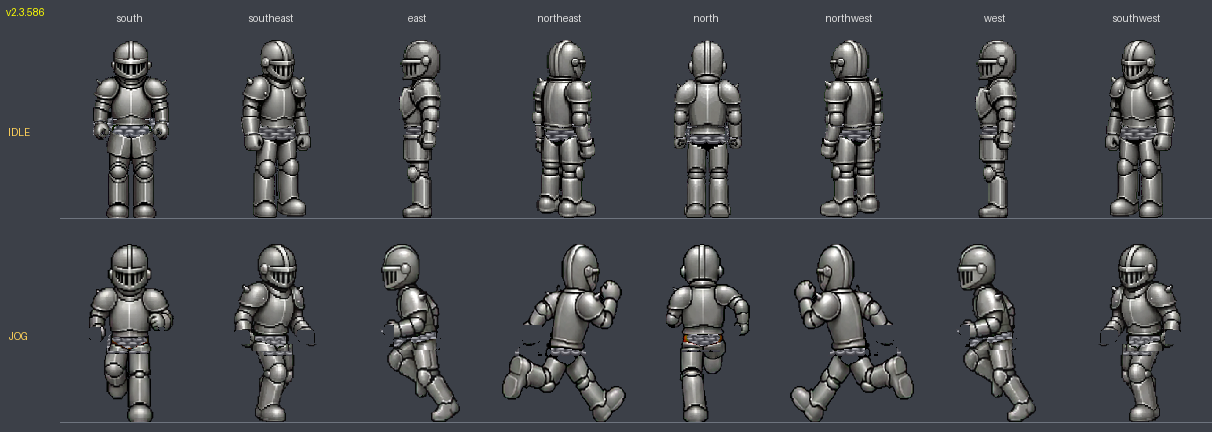
#> input picture tools/armored-board-v2.3.586.png, 1212 x 432 px, given in place of jog-armored-board-v2.3.586.png.png, which was not available
$ python make_jog_head_sheets.py armored-board-v2.3.586.png
#> lines starting #> are read from the running program, lines starting #| are printed output that depends on the picture; after the words box and inside, x2 and y2 are one past the last pixel; in counts of white or black regions, pixels touching at a corner belong together; pictures that were not available may be replaced by others from this repository, and a replacement may not be noted
#!/usr/bin/env python3
"""v2.3.1368 (owner: "remove just the helmet so I can see the player's head
normally in each new jog frame"): generate jog head-overlay sheets AND erase
the helmets from the fullset sheets — both from the SAME neck detector, so
the cut and the overlay always agree.

Per fullset base dir and frame:
  - jog-<dir>-head.png gets the body sheet's HEAD (the blob above the neck),
    the head-only strip format the pickup pose ships (pickup-south-head.png).
    The renderer's existing overlay path (playerSkins.getPickupHeadFrame +
    entityRenderer._placePickupHead + the _orderTraitsAndWeapon z-lift)
    draws it recolored to the player's skin, above the fullset figure.
  - gear/fullset/steel/jog-<dir>.png loses its helmet: pixels above the neck
    within the head's column range (pauldron spikes outside survive).

Neck detector (v2.3.1369): the first row below the head's WIDEST row where
the blob narrows to <55% of the head width, capped at 0.40 of the figure.
The v2.3.1368 global-minimum-in-window version latched onto narrow TORSO
rows on three southwest frames (arm positions), gutting the chest into the
"head" and erasing the armor ("a frame when the armor comes off").

Usage: python3 tools/make_jog_head_sheets.py [dir ...]
Do NOT pipe through `head` — SIGPIPE can kill the run before the save.
"""
import sys
import numpy as np
from scipy import ndimage
from PIL import Image

DIRS = ['south', 'southwest', 'north', 'east']
# fullset frame -> body frame is nearest-in-phase (east ships 25 native
# frames vs the 28-frame body cycle; the others are 1:1)


def neck_row(op):
    """(neck row, head col range) for one body frame's alpha mask.

    v2.3.1369b: the width profile is measured WITHIN THE HEAD'S COLUMNS
    only — the full-row profile counted the arms, so on southwest (fists
    at neck height, shoulders nearly head-wide) the pinch never fired and
    the cut landed under the shoulders (bare shoulder bars in the overlay,
    chest holes in the erase)."""
    ys = np.where(op.any(axis=1))[0]
    if not len(ys):
        return None, None, None
    top, bot = ys[0], ys[-1]
    figh = max(1, bot - top)
    crown = op[top:top + max(1, int(0.18 * figh))]
    colmask = crown.any(axis=0)
    if not colmask.any():
        return None, None, None
    # v2.3.1369d: the head columns are the WIDEST run of the crown
    # projection — on two southwest frames the raised fist reaches crown
    # height and a min..max span pulled the whole bare arm into the
    # "head".  The head is always the widest thing up there.
    runs = []
    x = 0
    while x < len(colmask):
        if colmask[x]:
            x2 = x
            while x2 + 1 < len(colmask) and colmask[x2 + 1]:
                x2 += 1
            runs.append((x2 - x + 1, x, x2))
            x = x2 + 1
        else:
            x += 1
    _, hx0, hx1 = max(runs)
    cx = (hx0 + hx1) // 2
    # v2.3.1369c: width of the connected RUN through the head's center
    # column, per row — the far arm shares these rows (and even these
    # columns) on southwest, so any row-sum profile stays wide and the
    # pinch never fires.  A swinging arm is a separate run; the center
    # run is head -> neck -> torso, and its pinch IS the neck.
    def runw(y):
        row = op[y]
        if not row[cx]:
            return 0
        lo = cx
        while lo > 0 and row[lo - 1]:
            lo -= 1
        hi = cx
        while hi < len(row) - 1 and row[hi + 1]:
            hi += 1
        return hi - lo + 1
    # v2.3.1369e (owner: SW f1/f2/f11/f12 "helmet's thick black outline
    # beneath the face"; SW f4-9/f14-18 + east f0/f14 "bare shoulders";
    # east f1 "chestplate invisible"): every shape-based detector (row
    # sum, column-limited sum, center-run pinch, shoulder flare) wobbled
    # between cutting at the chin (helmet remnant survives below the
    # face) and at the shoulders (bare skin in the overlay + armor top
    # erased).  The cut is now a FIXED fraction of the figure — necks
    # live in a narrow band, the per-frame figure top already tracks the
    # run-cycle bob, and one constant is tunable by eye.
    _ = runw  # (kept for potential diagnostics)
    return top + int(round(0.27 * figh)), hx0, hx1


def gen(d):
#> called with d = 'armored-board-v2.3.586.png'
    b = Image.open(f'public/sprites/player/jog-{d}.png').convert('RGBA')
#> b is the input picture: PIL image 1212x432 RGBA; mean R, G, B, A 70, 72.9, 78.3, 255
    fw = b.height
#> fw = 432
    n = b.width // fw
#> n = 2
    a = np.array(b)
    heads = np.zeros_like(a)
    necks = []
    headcols = []
    for i in range(n):
        f = a[:, i * fw:(i + 1) * fw]
        op = f[:, :, 3] > 40
        neck, hx0, hx1 = neck_row(op)
        necks.append(neck)
        if neck is None:
            headcols.append(None)
            continue
        band = op.copy()
        band[neck:] = False
        # v2.3.1369b: clip to the head's columns (+6 slack) — a raised bare
        # arm at head height stays out even when it touches the head blob.
        band[:, :max(0, hx0 - 6)] = False
        band[:, min(fw, hx1 + 7):] = False
        lbl, num = ndimage.label(band)
        if not num:
            headcols.append(None)
            continue
        sizes = ndimage.sum(band, lbl, range(1, num + 1))
        head = lbl == (int(np.argmax(sizes)) + 1)
        headcols.append((hx0, hx1))
        hf = heads[:, i * fw:(i + 1) * fw]
        hf[head] = f[head]
#> this loop made 2 passes
#> (top in neck_row, bot in neck_row, figh in neck_row, neck, hx0, hx1, num, sizes) on passes 1 to 2: (0, 431, 431, 116, 0, 431, 1, [50112]), (0, 431, 431, 116, 0, 431, 1, [50112])
#> pass 1, in gen, `f = a[:, i * fw:(i + 1) * fw]`:
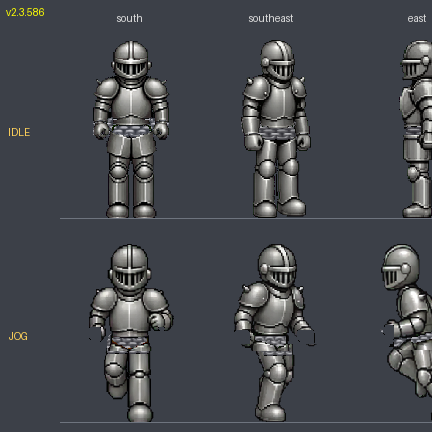
#> f: shape (432, 432, 4); mean R, G, B, A 69.7, 72.6, 78, 255
#> pass 1, in gen, `lbl, num = ndimage.label(band)`:
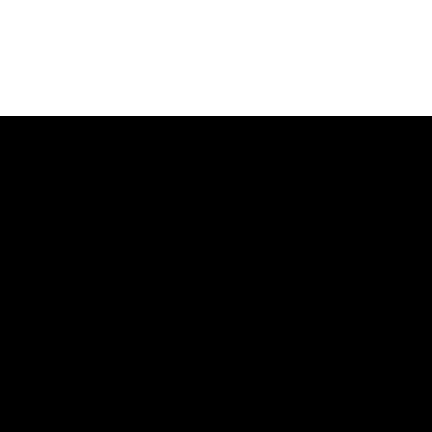
#> lbl: shape (432, 432) int32; values 0 (black) and 1 (white), 26.9% white; 1 white region, box (x1, y1, x2, y2) and area: (0, 0, 432, 116) 50112
#> after the loop:
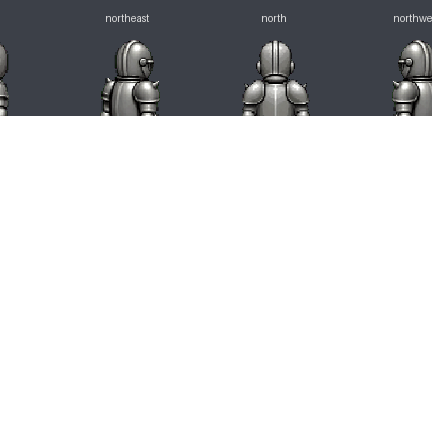
#> hf: shape (432, 432, 4); mean R, G, B, A 19, 19.9, 21.4, 68.5; transparent parts drawn white
#> after the loop, headcols = [(0, 431), (0, 431)]; necks = [116, 116]
    path = f'public/sprites/player/jog-{d}-head.png'
    Image.fromarray(heads).save(path)
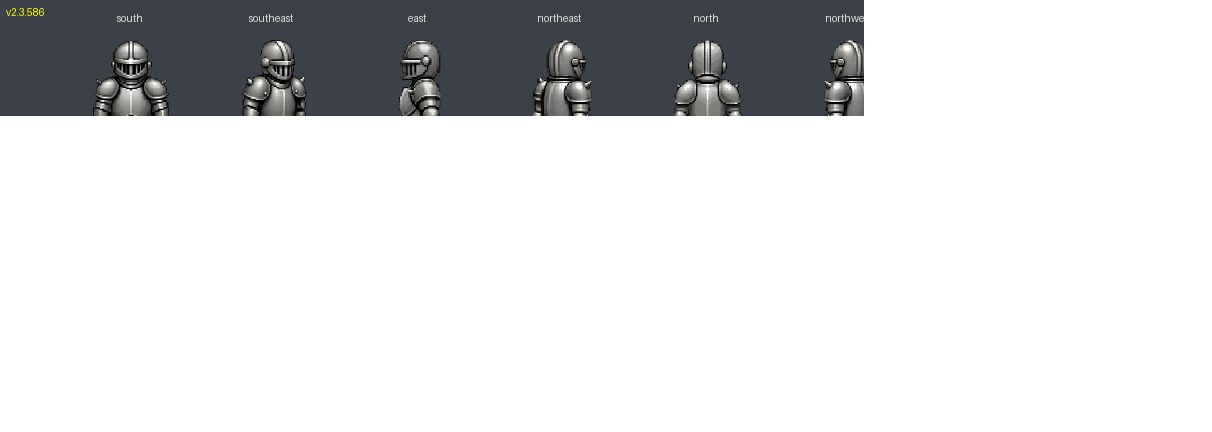
#> saved as jog-armored-board-v2.3.586.png-head.png: PIL image 1212x432 RGBA; mean R, G, B, A 13.4, 14, 15.1, 48.8; transparent parts drawn white

    # helmet erase on the fullset sheet, same detector
    p = f'public/sprites/gear/fullset/steel/jog-{d}.png'
    fs = np.array(Image.open(p).convert('RGBA'))
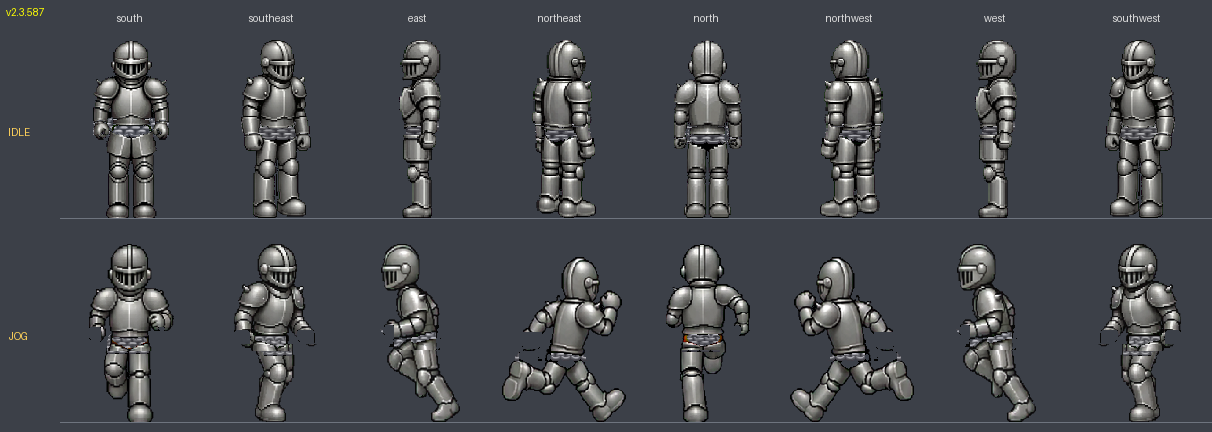
#> input picture tools/armored-board-v2.3.587.png, 1212 x 432 px, given in place of jog-armored-board-v2.3.586.png.png, which was not available
#> fs is the input picture: shape (432, 1212, 4); mean R, G, B, A 69.8, 72.7, 78.2, 255
    ffw = fs.shape[0]
#> ffw = 432
    fn = fs.shape[1] // ffw
#> fn = 2
    tot = 0
    for i in range(fn):
        bi = min(n - 1, round(i * n / fn))
        if necks[bi] is None or headcols[bi] is None:
            continue
        neck = necks[bi]
        x0, x1 = headcols[bi]
        x0 = max(0, x0 - 4); x1 = min(ffw, x1 + 5)
        ff = fs[:, i * ffw:(i + 1) * ffw]
        cut = np.zeros(ff.shape[:2], bool)
        cut[:neck, x0:x1] = True
        cut &= ff[:, :, 3] > 0
        ff[:, :, 3][cut] = 0
        tot += int(cut.sum())
#> this loop made 2 passes
#> (neck, x0, x1, tot) on passes 1 to 2: (116, 0, 432, 50112), (116, 0, 432, 100224)
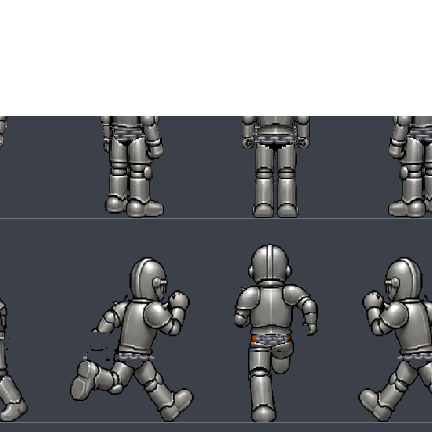
#> ff: shape (432, 432, 4); mean R, G, B, A 70.9, 73.8, 79.1, 186.5; transparent parts drawn white
#> after the loop, tot = 100224
    Image.fromarray(fs).save(p)
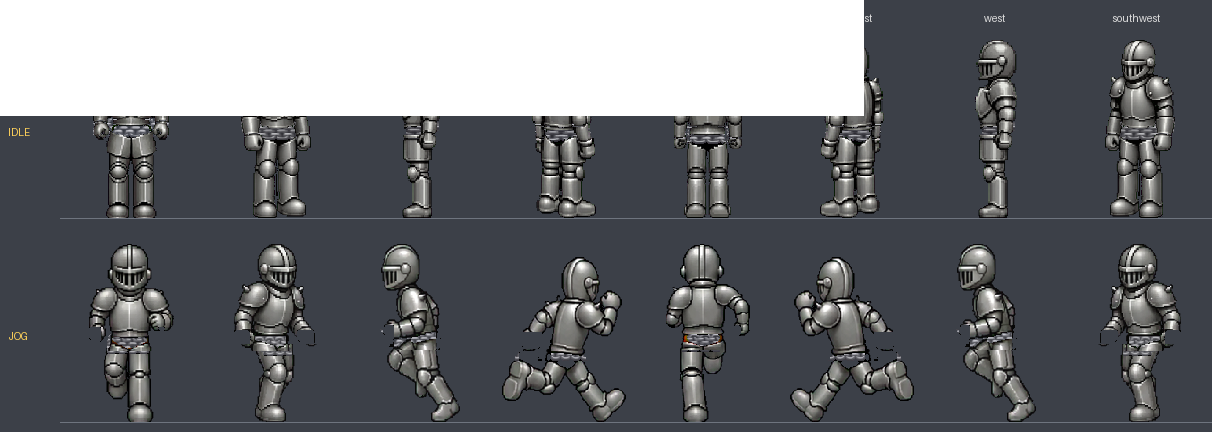
#> saved as jog-armored-board-v2.3.586.png.png: PIL image 1212x432 RGBA; mean R, G, B, A 69.8, 72.7, 78.2, 206.2; transparent parts drawn white
    print(f'{d}: head sheet ({n}f) -> {path}; helmet erased ({tot} px) -> {p}')
#| armored-board-v2.3.586.png: head sheet (2f) -> public/sprites/player/jog-armored-board-v2.3.586.png-head.png; helmet erased (100224 px) -> public/sprites/gear/fullset/steel/jog-armored-board-v2.3.586.png.png


def main():
    for d in (sys.argv[1:] or DIRS):
        gen(d)


if __name__ == '__main__':
    main()
